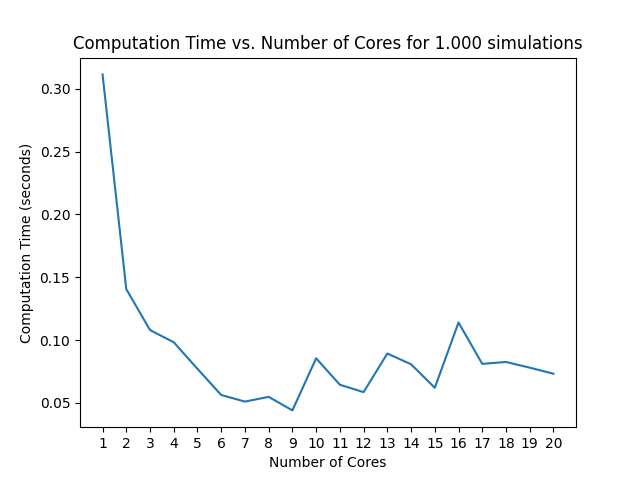

The Python source for this figure:
import matplotlib.pyplot as plt

# Read in output generated by parallelization and extract computation times and 
# number of cores
with open('q2.out', 'r') as f:
    lines = f.readlines()
    computation_times = [] # Initialize empty list to store computation times
    cores = [] # Initialize empty list to store number of cores
    for line in lines:
        columns = line.split()
        computation_times.append(float(columns[5]))
        cores.append(int(columns[8]))

# Create the plot where x is number of cores and y is computation times
plt.plot(cores, computation_times)

# Set the x-axis ticks to show all integers from 1 to 20
plt.xticks(range(1, 21))

# Add axis labels and a title
plt.xlabel('Number of Cores')
plt.ylabel('Computation Time (seconds)')
plt.title('Computation Time vs. Number of Cores for 1.000 simulations')

# Display the plot
plt.show()
